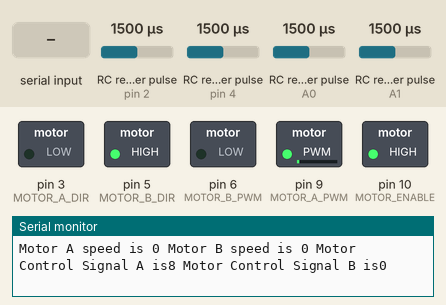
This sketch was run on a simulated Arduino Uno, built with avr-gcc and run on an emulated ATmega328P. Parts: switched loads named in the sketch (green lamp = pin HIGH), the last lines printed to the serial monitor. Wiring (inferred from the names in the program): 4 × RC receiver channel: data pin 2 / data pin 4 / data A0 / data A1. The test bench sets the inputs (shaded band); at power-on: RC receiver pulse (sensors on pin 2, pin 4, A0, A1) 1500 µs.

Above: at 1.2 s.
1.3 s: "SET SPEED A \n" received over Serial
At 1.55 s:
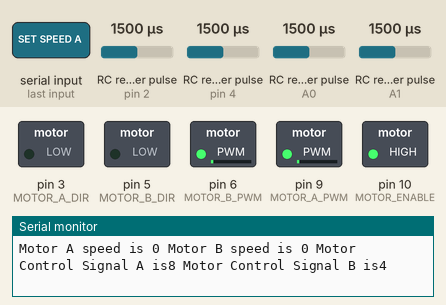
At 3.8 s:
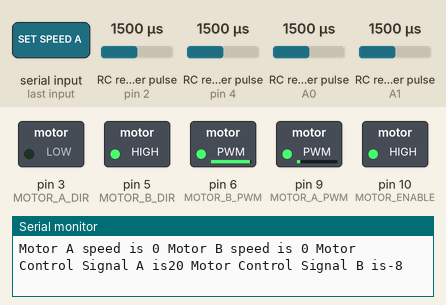
4.3 s: RC receiver pulse (sensor on pin 2) set to 1020 µs
7.3 s: RC receiver pulse (sensor on pin 4) set to 1020 µs
10.3 s: RC receiver pulse (sensor on A0) set to 1020 µs
13.3 s: RC receiver pulse (sensor on A1) set to 1020 µs
16.3 s: "HELP\n" received over Serial
At 52.53 s:
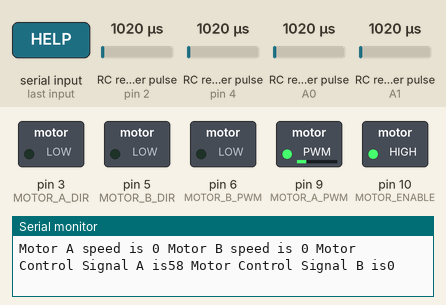
Timing chart, 0 to 54.9 s (numbered marks = the images above; inputs shaded):
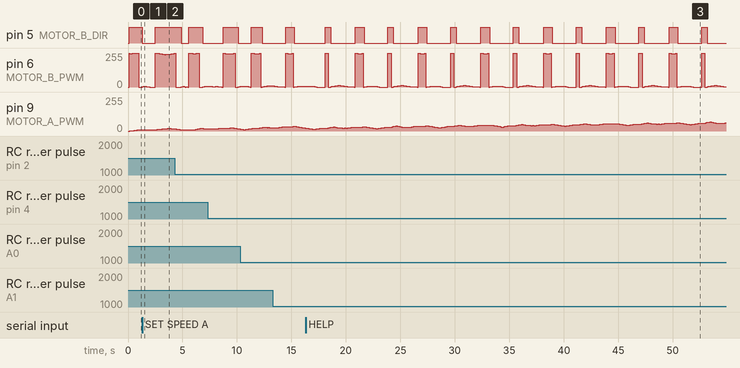

The sketch:

N20Encoders.ino
```cpp
//This motor control functionality allows for encoders of two N20 motors to be read by executing the P command
// Motor Speed can also be set through the following command sets MA255 MB255 or MB-255 or MA-255 and any range between


#include "n20encoder.h"

// Define motor control pins based on your setup
#define MOTOR_A_DIR 3    // Direction pin for Motor A (AIN1)
#define MOTOR_A_PWM 9    // PWM pin for Motor A (AIN2)
#define MOTOR_B_DIR 5    // Direction pin for Motor B (BIN1)
#define MOTOR_B_PWM 6    // PWM pin for Motor B (BIN2)
#define MOTOR_ENABLE 10  // Enable pin for both motors

// Global variables for PID control
int desiredSpeedA = 0;  // Desired speed for Motor A in encoder ticks per second
int desiredSpeedB = 0;  // Desired speed for Motor B in encoder ticks per second
int currentSpeedA = 0;  // Current speed of Motor A in encoder ticks per second
int currentSpeedB = 0;  // Current speed of Motor B in encoder ticks per second
int lastEncoderCountA = 0;  // Last encoder count for Motor A
int lastEncoderCountB = 0;  // Last encoder count for Motor B
unsigned long lastUpdateTime = 0;  // Last time the speed was updated


//Motor signal control speeds
int motorSpeedA = 0; // Motor speed control signal A
int motorSpeedB = 0; // Motor speed control signal B

void setup() {
    // Initialize Serial Communication at 57600 baud for monitoring
    Serial.begin(57600);

    // Print a welcome message to the Serial Monitor
    Serial.println("*************************************************");
    Serial.println("*       Welcome to Motor Controller             *");
    Serial.println("*      N20 Motor Encoder Interface              *");
    Serial.println("*                                               *");
    Serial.println("*************************************************");
    Serial.println("This rogram allows you to:                      *");
    Serial.println("*1. Set open loop motor speed                   *");
    Serial.println("*2. Set the closed loop motor speed (ticks/s)   *");
    Serial.println("*3. Set the desired position in ticks           *");
    Serial.println("*3. Set the desired position in ticks           *");
    Serial.println("*************************************************");

    // Initialize motor control pins as outputs
    pinMode(MOTOR_A_DIR, OUTPUT);
    pinMode(MOTOR_A_PWM, OUTPUT);
    pinMode(MOTOR_B_DIR, OUTPUT);
    pinMode(MOTOR_B_PWM, OUTPUT);
    pinMode(MOTOR_ENABLE, OUTPUT);

    // Enable the motors
    digitalWrite(MOTOR_ENABLE, HIGH);

    // Initialize the encoders using the n20encoder library
    initEncoders();

    // Initialize the last update time
    lastUpdateTime = millis();
}

void loop() {
    // Handle serial commands from the user
    if (Serial.available()) {
        String command = Serial.readStringUntil('\n');
        command.trim();
        command.toUpperCase();  // Convert command to uppercase for case insensitivity

        if (command.startsWith("SET SPEED A ")) {
            int speed = command.substring(12).toInt();
            controlMotor(MOTOR_A_DIR, MOTOR_A_PWM, speed);
            Serial.println("Motor A speed set to " + String(speed));
        } else if (command.startsWith("SET SPEED B ")) {
            int speed = command.substring(12).toInt();
            controlMotor(MOTOR_B_DIR, MOTOR_B_PWM, speed);
            Serial.println("Motor B speed set to " + String(speed));
        } else if (command == "READ ENCODERS") {
            printEncoderValues();  // Print encoder counts
        } else if (command.startsWith("SET TARGET SPEED A ")) {
            desiredSpeedA = command.substring(18).toInt();
            Serial.println("Target speed for Motor A set to " + String(desiredSpeedA) + " ticks/sec");
        } else if (command.startsWith("SET TARGET SPEED B ")) {
            desiredSpeedB = command.substring(18).toInt();
            Serial.println("Target speed for Motor B set to " + String(desiredSpeedB) + " ticks/sec");
        } else if (command == "HELP") {
            printHelp();
        } else {
            Serial.println("Invalid command. Type 'HELP' for a list of available commands.");
        }
    }


    // Update motor speeds based on encoder feedback
    updateMotorSpeeds();


}

// Function to control the motor based on speed
void controlMotor(int dirPin, int pwmPin, int speed) {
    if (speed > 0) {
        digitalWrite(dirPin, LOW);   // Set motor direction forward
        analogWrite(pwmPin, speed);   // Set motor speed (0-255)
    } else if (speed < 0) {
        digitalWrite(dirPin, HIGH);    // Set motor direction backward
        analogWrite(pwmPin,255+speed);  // Set motor speed (-speed to invert PWM)
    } else {
        analogWrite(pwmPin, 0);       // Stop the motor if speed is 0
    }
}

// Function to print the current encoder counts to the Serial Monitor
void printEncoderValues() {
    Serial.println("Motor Encoder Values:");
    Serial.print("Encoder A: ");
    Serial.println(encoderCountA);  // Use the external global variable from n20encoder.cpp to get encoder A count
    Serial.print("Encoder B: ");
    Serial.println(encoderCountB);  // Use the external global variable from n20encoder.cpp to get encoder B count
}

// Function to update motor speeds based on desired speed and encoder feedback


void updateMotorSpeeds() {
    unsigned long currentTime = millis();
    unsigned long deltaTime = currentTime - lastUpdateTime;

    if (deltaTime >= 25) {  // Update every 10ms (10Hz)
        // Calculate current speeds in ticks per second
        currentSpeedA = (encoderCountA - lastEncoderCountA) * (1000.0 / deltaTime);
        currentSpeedB = (encoderCountB - lastEncoderCountB) * (1000.0 / deltaTime);

        // Calculate the speed errors
        int errorA = desiredSpeedA - currentSpeedA;
        int errorB = desiredSpeedB - currentSpeedB;

        // Implement Gap Control
        if (errorA > 0 && errorA < 30) {
        motorSpeedA++;
        } else if (errorA < 0 && errorA > -30){
          motorSpeedA--;
        }

        if ( errorA >= 30) {
        motorSpeedA = motorSpeedA + 2;
        } else if (errorA <= -30){
          motorSpeedA = motorSpeedA -2;
        }

        if (errorB > 0 && errorB < 30) {
        motorSpeedB++;
        } else if (errorB < 0 && errorB > -30){
          motorSpeedB--;
        }

        if ( errorB >= 30) {
        motorSpeedB = motorSpeedB + 2;
        } else if (errorB <= -30){
          motorSpeedB = motorSpeedB -2;
        }

        //Keep Motor Control Signal within PWM ranges
        motorSpeedA = constrain(motorSpeedA, -255, 255);
        motorSpeedB = constrain(motorSpeedB, -255, 255);

         // Apply the new PWM values to the motors
        controlMotor(MOTOR_A_DIR, MOTOR_A_PWM, motorSpeedA);
        controlMotor(MOTOR_B_DIR, MOTOR_B_PWM, motorSpeedB);

        //Print Motor speeds as current`
        Serial.println("Motor A speed is " + String(currentSpeedA) + " Motor B speed is " + String(currentSpeedB) + " Motor Control Signal A is" + String(motorSpeedA) + " Motor Control Signal B is" + String(motorSpeedB));


        // Update  last encoder counts
        lastEncoderCountA = encoderCountA;
        lastEncoderCountB = encoderCountB;
        lastUpdateTime = currentTime;
    }
}


// Function to print a list of available commands
void printHelp() {
    Serial.println("Available Commands:");
    Serial.println("SET SPEED A <value>      - Set speed for Motor A (value between -255 to 255)");
    Serial.println("SET SPEED B <value>      - Set speed for Motor B (value between -255 to 255)");
    Serial.println("SET TARGET SPEED A <ticks/sec>  - Set target speed for Motor A in encoder ticks per second");
    Serial.println("SET TARGET SPEED B <ticks/sec>  - Set target speed for Motor B in encoder ticks per second");
    Serial.println("READ ENCODERS            - Read and display the encoder values for both motors");
    Serial.println("HELP                     - Display this help message");
}
```

n20encoder.cpp
```cpp
#include "n20encoder.h"

// Global variables to store encoder counts
volatile int16_t encoderCountA = 0;  // Encoder A count
volatile int16_t encoderCountB = 0;  // Encoder B count

// Variables to track the previous state of each encoder channel
volatile int lastStateA0 = LOW;  // Previous state of Encoder A Channel A (D2)
volatile int lastStateA1 = LOW;  // Previous state of Encoder A Channel B (D4)
volatile int lastStateB0 = LOW;  // Previous state of Encoder B Channel A (A0)
volatile int lastStateB1 = LOW;  // Previous state of Encoder B Channel B (A1)

void initEncoders() {
    // Set Encoder A pins as input
    pinMode(2, INPUT); // Encoder A Channel A (D2)
    pinMode(4, INPUT); // Encoder A Channel B (D4)

    // Set Encoder B pins as input
    pinMode(A0, INPUT); // Encoder B Channel A (A0)
    pinMode(A1, INPUT); // Encoder B Channel B (A1)

    // Enable pin change interrupts for PORTD (D2 and D4) to handle Encoder A
    PCICR |= (1 << PCIE2);    // Enable Pin Change Interrupts for PCINT[23:16] (PORTD group)
    PCMSK2 |= (1 << PCINT18); // Enable pin change interrupt for D2 (PCINT18)
    PCMSK2 |= (1 << PCINT20); // Enable pin change interrupt for D4 (PCINT20)

    // Enable pin change interrupts for PORTA (A0 and A1) to handle Encoder B
    PCICR |= (1 << PCIE1);    // Enable Pin Change Interrupts for PCINT[14:8] (PORTA group)
    PCMSK1 |= (1 << PCINT8);  // Enable pin change interrupt for A0 (PCINT8)
    PCMSK1 |= (1 << PCINT9);  // Enable pin change interrupt for A1 (PCINT9)

    // Initialize the last known states of the encoder channels
    lastStateA0 = digitalRead(2);
    lastStateA1 = digitalRead(4);
    lastStateB0 = digitalRead(A0);
    lastStateB1 = digitalRead(A1);
}

// Interrupt Service Routine (ISR) for Encoder A
ISR(PCINT2_vect) {
    encoderAISR();  // Call the function to handle Encoder A state changes
}

// Interrupt Service Routine (ISR) for Encoder B
ISR(PCINT1_vect) {
    encoderBISR();  // Call the function to handle Encoder B state changes
}

// Function to handle state changes for Encoder A and update the count
void encoderAISR() {
    int currentStateA0 = digitalRead(2);  // Read current state of Encoder A Channel A (D2)
    int currentStateA1 = digitalRead(4);  // Read current state of Encoder A Channel B (D4)

    // Determine direction based on the relative states of Channel A and Channel B
    if (lastStateA0 == currentStateA1) {
        encoderCountA++; // Moving forward
    } else {
        encoderCountA--; // Moving backward
    }

    // Update the last known states for Encoder A
    lastStateA0 = currentStateA0;
    lastStateA1 = currentStateA1;
}

// Function to handle state changes for Encoder B and update the count
void encoderBISR() {
    int currentStateB0 = digitalRead(A0);  // Read current state of Encoder B Channel A (A0)
    int currentStateB1 = digitalRead(A1);  // Read current state of Encoder B Channel B (A1)

    // Determine direction based on the relative states of Channel A and Channel B
    if (lastStateB0 == currentStateB1) {
        encoderCountB--; // Moving forward
    } else {
        encoderCountB++; // Moving backward
    }

    // Update the last known states for Encoder B
    lastStateB0 = currentStateB0;
    lastStateB1 = currentStateB1;
}
```

n20encoder.h
```cpp
#ifndef N20ENCODER_H
#define N20ENCODER_H

#include <Arduino.h>
#include <avr/interrupt.h>

// External global variables for encoder counts
extern volatile int16_t encoderCountA;  // Encoder A count
extern volatile int16_t encoderCountB;  // Encoder B count

// Function prototypes
void initEncoders();
void encoderAISR();
void encoderBISR();

#endif // N20ENCODER_H
```

Measured:
- after the input at 1.3 s, pin 5 (MOTOR_B_DIR): LOW → HIGH after 1.2 s instead of 1.7 s
- by itself, pin 6 (MOTOR_B_PWM): moves between 0/255 and 253/255, repeating every 5.8 s
